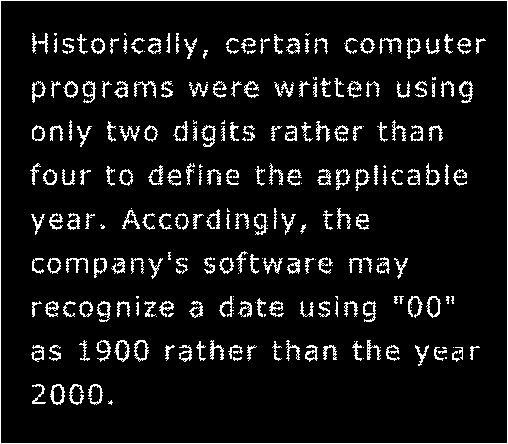
%> input picture laboratorio9/Fig0907(a)(text_gaps_1_and_2_pixels).tif, 508 x 444 px
$ octave example_strel.m   (GNU Octave 9; MATLAB toolbox functions it lacks are replaced by stand-ins)
%> lines starting %> are read from the running program, lines starting %| are printed output that depends on the picture; in (x1, y1, x2, y2) boxes, pixels count from 0 and x2, y2 are one past the last pixel; in counts of white or black regions, pixels touching at a corner belong together; the program's own positions count from 1
clear;close all;clc
I = imread('Fig0907(a)(text_gaps_1_and_2_pixels).tif');
%> I: size 444x508 logical; 7.9% white in thin lines or dots

SE1 = ones(3,3);
Idilate = imdilate(I,SE1 );
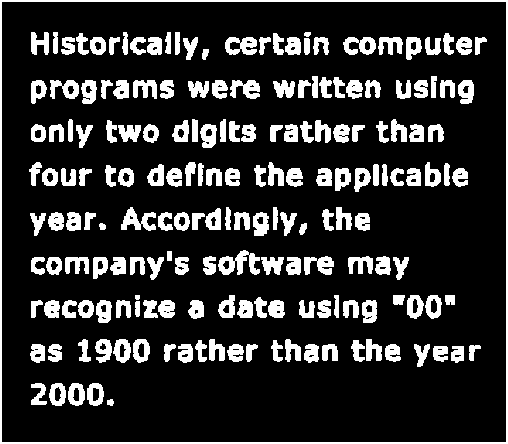
%> Idilate: size 444x508 logical; 17.8% white; 186 white regions, largest, box (x1, y1, x2, y2) and area: (0, 0, 508, 444) 3792, (218, 250, 260, 275) 549, (121, 207, 156, 231) 418
figure; imshowpair(I, Idilate,'montage')
%> after `imshowpair(I, Idilate,'montage')`:
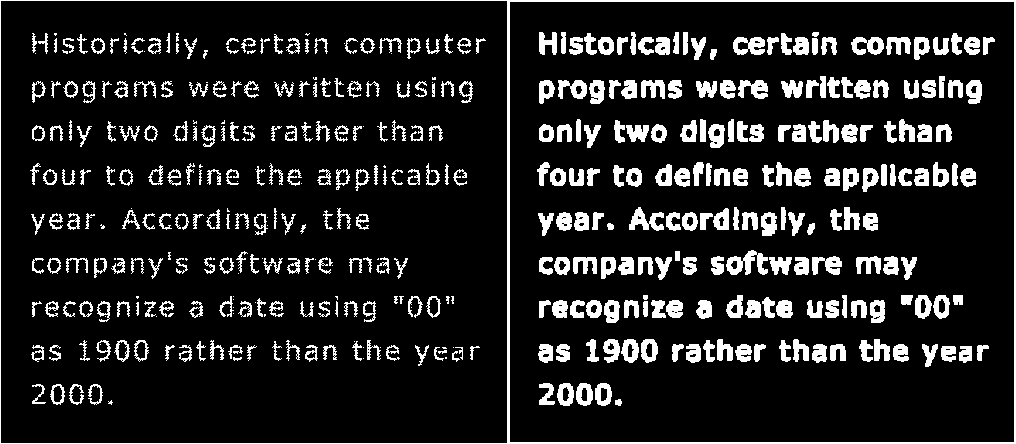
%> displayed picture: size 444x1016, on the screen's scale of 0 to 255; 12.9% white; 451 white regions (63 under 20 px), largest, box (x1, y1, x2, y2) and area: (0, 0, 1016, 444) 5692, (726, 250, 768, 275) 549, (629, 207, 664, 231) 418

SE2 = [0 1 0
      1 1 1
      0 1 0];
Idilate = imdilate(I, SE2);
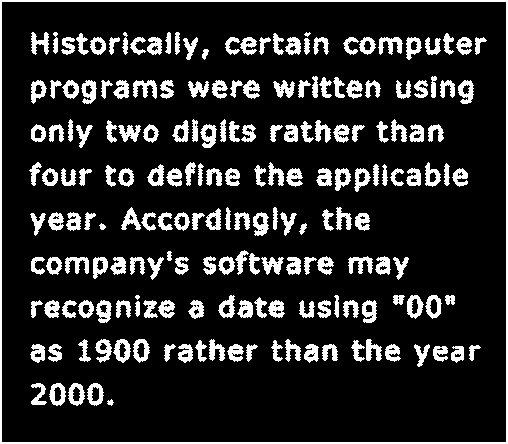
%> Idilate: size 444x508 logical; 15.2% white; 194 white regions (2 under 20 px), largest, box (x1, y1, x2, y2) and area: (0, 0, 508, 444) 3792, (133, 80, 157, 99) 257, (378, 37, 403, 55) 251
figure; imshowpair(I, Idilate,'montage')
%> after `imshowpair(I, Idilate,'montage')`:
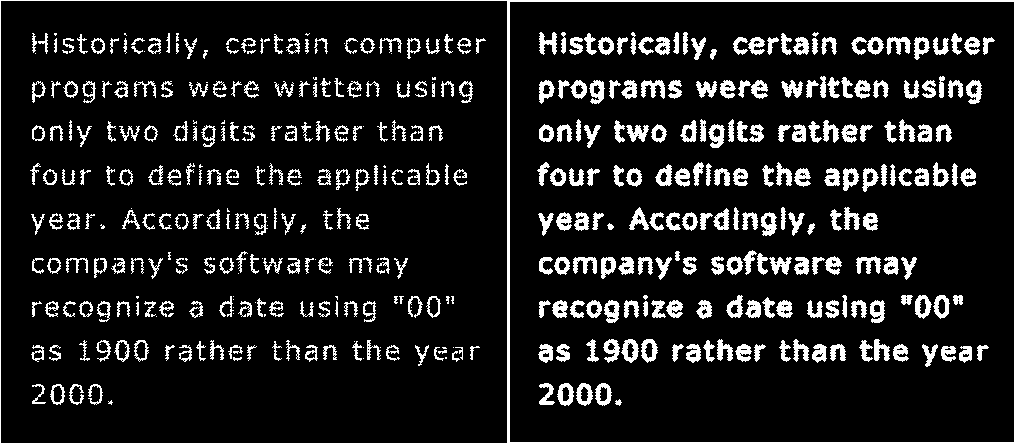
%> displayed picture: size 444x1016, on the screen's scale of 0 to 255; 11.6% white; 459 white regions (65 under 20 px), largest, box (x1, y1, x2, y2) and area: (0, 0, 1016, 444) 5692, (641, 80, 665, 99) 257, (886, 37, 911, 55) 251

%% test strel
SE1 = strel('rectangle',[3 3]);
Idilate = imdilate(I,SE1 );
figure; imshowpair(I, Idilate,'montage')

SE2 = strel('diamond',1);
Idilate = imdilate(I, SE2);
figure; imshowpair(I, Idilate,'montage')

%% outros

SE = strel('diamond',1);
SE = strel('diamond',2);
SE = strel('diamond',3);

SE = strel('disk',1);
SE = strel('disk',5);
SE = strel('disk',9);
SE = strel('disk',15);
SE = strel('disk',45);

SE = strel('line',3,45);
SE = strel('line',4,45); %*
SE = strel('line',5,45);
